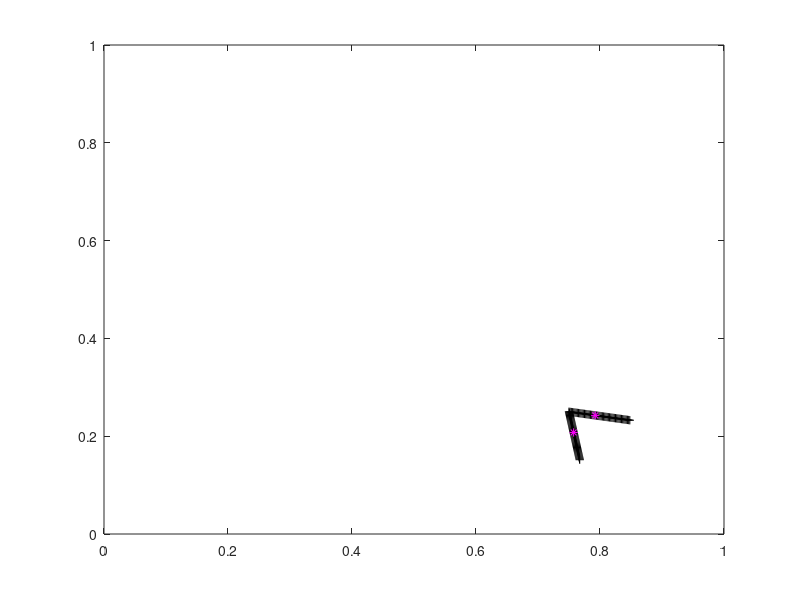

Source code (MATLAB):
%-------------------------------------------------------------------------------------------------------------------%
%
% IB2d is an Immersed Boundary Code (IB) for solving fully coupled non-linear 
% 	fluid-structure interaction models. This version of the code is based off of
%	Peskin's Immersed Boundary Method Paper in Acta Numerica, 2002.
%
% Author: Nicholas A. Battista
% Email:  nick.battista@unc.edu
% Date Created: September 9th, 2016
% Institution: UNC-CH
%
% This code is capable of creating Lagrangian Structures using:
% 	1. Springs
% 	2. Beams (*torsional springs)
% 	3. Target Points
%	4. Muscle-Model (combined Force-Length-Velocity model, "HIll+(Length-Tension)")
%
% One is able to update those Lagrangian Structure parameters, e.g., spring constants, resting %%	lengths, etc
% 
% There are a number of built in Examples, mostly used for teaching purposes. 
% 
% If you would like us %to add a specific muscle model, please let Nick (nick.battista@unc.edu) know.
%
%--------------------------------------------------------------------------------------------------------------------%

%%%%%%%%%%%%%%%%%%%%%%%%%%%%%%%%%%%%%%%%%%%%%%%%%%%%%%%%%%%%%%%%%%%%%%%%%%%%%%%%%%%%%%
%
% FUNCTION: creates the geometry and prints associated input files
%
%%%%%%%%%%%%%%%%%%%%%%%%%%%%%%%%%%%%%%%%%%%%%%%%%%%%%%%%%%%%%%%%%%%%%%%%%%%%%%%%%%%%%%

function Make_Scallop_Geo_and_Input_Files()

%
% Grid Parameters (MAKE SURE MATCHES IN input2d !!!)
%
Nx =  256;        % # of Eulerian Grid Pts. in x-Direction (MUST BE EVEN!!!)
Lx = 1.0;        % Length of Eulerian Grid in x-Direction
dx = Lx/Nx;      % Grid spatial resolution

%
% Immersed Structure Geometric / Dynamic Parameters %
%
ds = 0.5*dx;             % Lagrangian Pt. Spacing (2x resolution of Eulerian grid)
struct_name = 'scallop'; % Name for .vertex, .spring, etc files. (must match what's in 'input2d')


% Call function to construct geometry
[xLag,yLag] = give_Me_Immsersed_Boundary_Geometry(ds,Lx);


half_len = (length(xLag)-1)/2;   % Computes # of Lag Pts on each "Arm"
ind_off = ceil( 0.4*half_len ); % Computes # of lags from center pt for muscle placement
b_ind = half_len - ind_off;      % Bottom index
t_ind = half_len+2 + ind_off;    % Top index

%b_ind = 1;
%t_ind = length(xLag);
m_dist = sqrt( ( xLag(b_ind)-xLag(t_ind) )^2 + ( yLag(b_ind)-yLag(t_ind) )^2   );



% Test Muscle Placement
plot( xLag( b_ind ), yLag( b_ind ), 'm*'); hold on;
plot( xLag( t_ind ), yLag( t_ind ), 'm*'); hold on;


% Prints .vertex file!
print_Lagrangian_Vertices(xLag,yLag,struct_name);


% Prints .spring file!
k_Spring = 2.5e6;                    % Spring stiffness (does not need to be equal for all springs)
ds_Rest = ds;                        % Spring resting length (does not need to be equal for all springs)
print_Lagrangian_Springs(xLag,yLag,k_Spring,ds_Rest,struct_name);


% Prints .beam file!
k_Beam = 2.5e10;                      % Beam Stiffness (does not need to be equal for all beams)
C = compute_Curvatures(xLag,yLag); % Computes curvature of initial configuration
print_Lagrangian_Beams(xLag,yLag,k_Beam,C,struct_name);


% Prints .muscle file! [ a_f * Fmax *exp( -( (Q-1)/SK )^2 ) * (1/P0)*(b*P0-a*v)/(v+b); Q = LF/LFO ]
LFO = m_dist; SK = 0.3; a = 0.25; b = 4.0; Fmax = 2.0e2;
kSpr = 1e4; alpha = 1;
print_Lagrangian_3_Element_Muscles(xLag,LFO,SK,a,b,Fmax,struct_name,b_ind,t_ind,kSpr,alpha)

%kSpr = Fmax; gets a slow swimmmer


% Prints .target file!
%k_Target = 1e7;
%print_Lagrangian_Target_Pts(xLag,k_Target,struct_name);



%%%%%%%%%%%%%%%%%%%%%%%%%%%%%%%%%%%%%%%%%%%%%%%%%%%%%%%%%%%%%%%%%%%%%%%%
%
% FUNCTION: prints VERTEX points to a file called 'struct_name'.vertex
%
%%%%%%%%%%%%%%%%%%%%%%%%%%%%%%%%%%%%%%%%%%%%%%%%%%%%%%%%%%%%%%%%%%%%%%%%

function print_Lagrangian_Vertices(xLag,yLag,struct_name)

    N = length(xLag); % Total # of Lag. Pts

    vertex_fid = fopen([struct_name '.vertex'], 'w');

    fprintf(vertex_fid, '%d\n', N );

    %Loops over all Lagrangian Pts.
    for s = 1:N
        X_v = xLag(s);
        Y_v = yLag(s);
        fprintf(vertex_fid, '%1.16e %1.16e\n', X_v, Y_v);
    end

    fclose(vertex_fid);

    
    
%%%%%%%%%%%%%%%%%%%%%%%%%%%%%%%%%%%%%%%%%%%%%%%%%%%%%%%%%%%%%%%%%%%%%%%%
%
% FUNCTION: prints MUSCLE points to a file called "struct_name".muscle
%
%%%%%%%%%%%%%%%%%%%%%%%%%%%%%%%%%%%%%%%%%%%%%%%%%%%%%%%%%%%%%%%%%%%%%%%%

function print_Lagrangian_3_Element_Muscles(xLag,LFO,SK,a,b,Fmax,struct_name,ind_b,ind_t,kSpr,alpha)

    %N = length(xLag); %Number of Lagrangian Pts. Total

    muscle_fid = fopen([struct_name '.3_muscle'], 'w');

    fprintf(muscle_fid, '%d\n', 1 ); % Only 1 muscle

    %MUSCLES BETWEEN VERTICES
    fprintf(muscle_fid, '%d %d %1.16e %1.16e %1.16e %1.16e %1.16e %1.16e %1.16e\n', ind_b, ind_t, LFO, SK, a,b,Fmax,kSpr,alpha);  
    
    fclose(muscle_fid);
   
    
%%%%%%%%%%%%%%%%%%%%%%%%%%%%%%%%%%%%%%%%%%%%%%%%%%%%%%%%%%%%%%%%%%%%%%%%
%
% FUNCTION: prints SPRING points to a file called 'struct_name'.spring
%
%%%%%%%%%%%%%%%%%%%%%%%%%%%%%%%%%%%%%%%%%%%%%%%%%%%%%%%%%%%%%%%%%%%%%%%%

function print_Lagrangian_Springs(xLag,yLag,k_Spring,ds_Rest,struct_name)

    N = length(xLag);

    spring_fid = fopen([struct_name '.spring'], 'w');

    fprintf(spring_fid, '%d\n', N-1 );    % Print # of springs 

    %spring_force = kappa_spring*ds/(ds^2);
        
    %SPRINGS BETWEEN VERTICES
    for s = 1:N
            if s < N         
                fprintf(spring_fid, '%d %d %1.16e %1.16e\n', s, s+1, k_Spring, ds_Rest);  
            %else
            %    %Case s=N
            %    fprintf(spring_fid, '%d %d %1.16e %1.16e\n', s, 1,   k_Spring, ds_Rest);  
            end
    end
    fclose(spring_fid);     
    
    
    
%%%%%%%%%%%%%%%%%%%%%%%%%%%%%%%%%%%%%%%%%%%%%%%%%%%%%%%%%%%%%%%%%%%%%%%%
%
% FUNCTION: prints TARGET points to a file called 'struct_name'.vertex
%
%%%%%%%%%%%%%%%%%%%%%%%%%%%%%%%%%%%%%%%%%%%%%%%%%%%%%%%%%%%%%%%%%%%%%%%%

function print_Lagrangian_Target_Pts(xLag,k_Target,struct_name)

    N = length(xLag);

    target_fid = fopen([struct_name '.target'], 'w');

    fprintf(target_fid, '%d\n', N );

    %Loops over all Lagrangian Pts.
    for s = 1:N
        fprintf(target_fid, '%d %1.16e\n', s, k_Target);
    end

    fclose(target_fid); 
    
    
%%%%%%%%%%%%%%%%%%%%%%%%%%%%%%%%%%%%%%%%%%%%%%%%%%%%%%%%%%%%%%%%%%%%%%%%%%%%%%%%%%%%%
%
% FUNCTION: prints BEAM (Torsional Spring) points to a file called 'struct_name'.beam
%
%%%%%%%%%%%%%%%%%%%%%%%%%%%%%%%%%%%%%%%%%%%%%%%%%%%%%%%%%%%%%%%%%%%%%%%%%%%%%%%%%%%%%

function print_Lagrangian_Beams(xLag,yLag,k_Beam,C,struct_name)

    % k_Beam: beam stiffness
    % C: beam curvature
    
    N = length(xLag); % NOTE: Total number of beams = Number of Total Lag Pts. - 2

    beam_fid = fopen([struct_name '.beam'], 'w');

    fprintf(beam_fid, '%d\n', N-2 );

    %spring_force = kappa_spring*ds/(ds^2);

    %BEAMS BETWEEN VERTICES
    for s = 2:N-1
            if  s <= N-1         
                fprintf(beam_fid, '%d %d %d %1.16e %1.16e\n',s-1, s, s+1, k_Beam, C(s) );  
            else
                %Case s=N
                fprintf(beam_fid, '%d %d %d %1.16e %1.16e\n',s-1, s, 1,   k_Beam, C(s) );  
            end
    end
    fclose(beam_fid); 
    
    
    
%%%%%%%%%%%%%%%%%%%%%%%%%%%%%%%%%%%%%%%%%%%%%%%%%%%%%%%%%%%%%%%%%%%%%%%%
%
% FUNCTION: computes "curvature" of starting configuration
% 
% NOTE: not curvature in the traditional geometric sense, in the 'discrete'
% sense through cross product.
%
% NOTE: assumes a CLOSED structure
%
%%%%%%%%%%%%%%%%%%%%%%%%%%%%%%%%%%%%%%%%%%%%%%%%%%%%%%%%%%%%%%%%%%%%%%%%

function C = compute_Curvatures(xLag,yLag)

N = length(xLag);
C = zeros( N );

%Note: needs to be done same order as you print .beam file!
for i=1:N
   
   % Pts Xp -> Xq -> Xr (same as beam force calc.)
   
   if ( (i > 1) && (i < N) )
   
        Xp = xLag(i-1); Xq = xLag(i); Xr = xLag(i+1);
        Yp = yLag(i-1); Yq = yLag(i); Yr = yLag(i+1);
   
   elseif (i==1)
       
        Xp = xLag(N); Xq = xLag(i); Xr = xLag(i+1);
        Yp = yLag(N); Yq = yLag(i); Yr = yLag(i+1);
       
   elseif (i==N)
       
        Xp = xLag(N-1); Xq = xLag(N); Xr = xLag(1);
        Yp = yLag(N-1); Yq = yLag(N); Yr = yLag(1);
       
   end
       
   C(i) = (Xr-Xq)*(Yq-Yp) - (Yr-Yq)*(Xq-Xp); %Cross product btwn vectors
      
end
    
    
%%%%%%%%%%%%%%%%%%%%%%%%%%%%%%%%%%%%%%%%%%%%%%%%%%%%%%%%%%%%%%%%%%%%%%%%%
%
% FUNCTION: creates the Lagrangian structure geometry
%
%%%%%%%%%%%%%%%%%%%%%%%%%%%%%%%%%%%%%%%%%%%%%%%%%%%%%%%%%%%%%%%%%%%%%%%%%
 
function [xLag,yLag] = give_Me_Immsersed_Boundary_Geometry(ds,Lx)
 
% ds: Lagrangian pt. spacing
% Lx: Length of Eulerian grid
 
% The immsersed structure is initially "an angle" of 10 degrees %
ang = 70*pi/180; % original angle
L = 1/10*Lx;     % Structure will be 1/20 of the length of the grid

% Create line of points
x = 0:ds:L;
y = zeros( 1, length( x ) );

% Rotate line of points
[xB,yB] = rotate_geometry_please(x,y,-ang/2);
[xT,yT] = rotate_geometry_please(x,y,ang/2);

% Put together!
xLag = [ xB(end:-1:2) xT ];
yLag = [ yB(end:-1:2) yT ];

[xLag,yLag] = rotate_geometry_please(xLag,yLag,-pi/4);

length(xLag)

xLag = xLag + 0.75*Lx;
yLag = yLag + 0.25*Lx;

% TESTING GEOMETRY
%plot(xB,yB,'r*'); hold on;
%plot(xT,yT,'go'); hold on;
plot( xLag, yLag, 'k+'); hold on;
axis([0 Lx 0 Lx]);

% for i=1:length(xLag)
%    plot( xLag(i), yLag(i), 'k+'); hold on;
%    axis([0 Lx 0 Lx]);
%    pause();
% end



%%%%%%%%%%%%%%%%%%%%%%%%%%%%%%%%%%%%%%%%%%%%%%%%%%%%%%%%%%%%%%%%%%%%%%%%%
%
% FUNCTION: rotate set of points
%
%%%%%%%%%%%%%%%%%%%%%%%%%%%%%%%%%%%%%%%%%%%%%%%%%%%%%%%%%%%%%%%%%%%%%%%%%

function [xN,yN] = rotate_geometry_please(x,y,ang)

% x,y original (x,y) coordinates before rotation
% ang: angle rotating by

xN = zeros( 1, length( x ) ); yN = xN;
for i=1:length(x)
   xN(i) = x(i)*cos(ang) - y(i)*sin(ang); 
   yN(i) = x(i)*sin(ang) + y(i)*cos(ang); 
end
